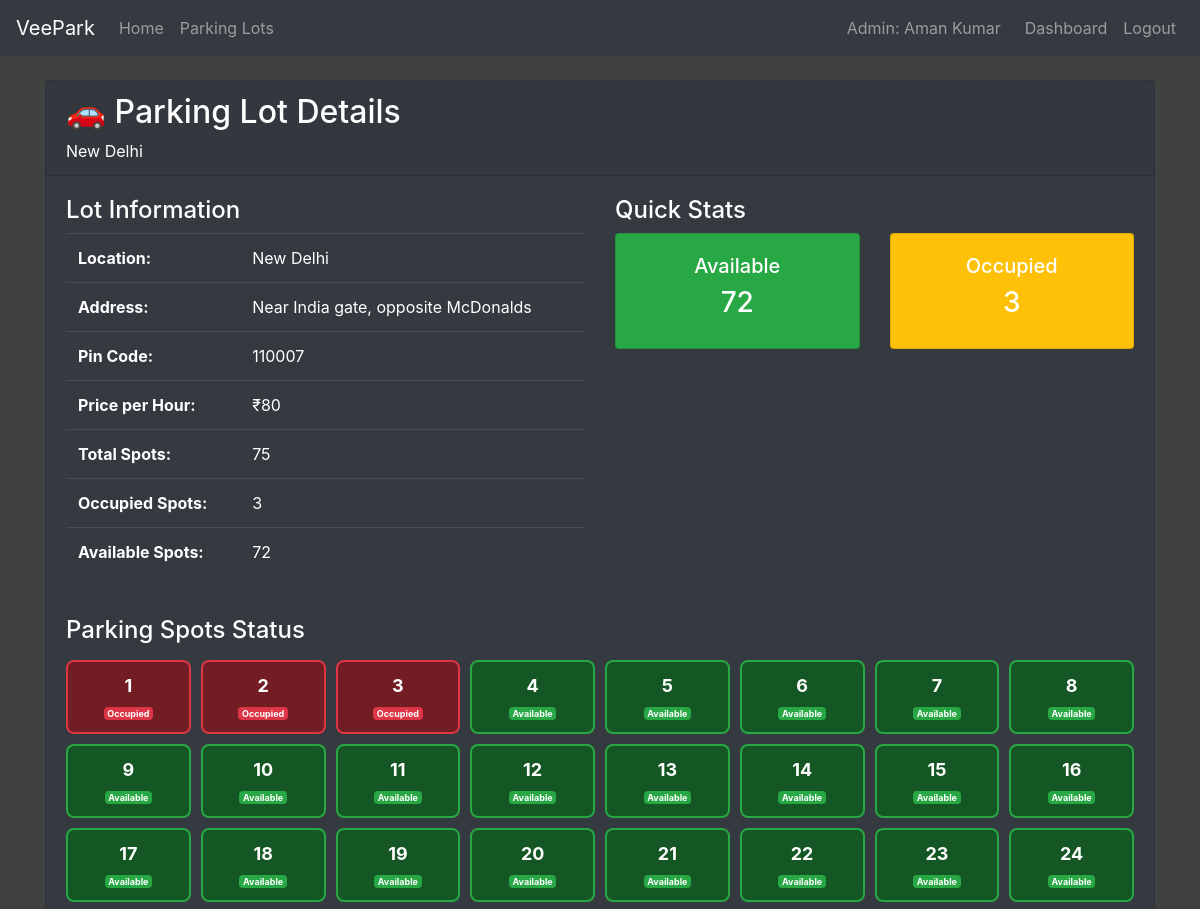
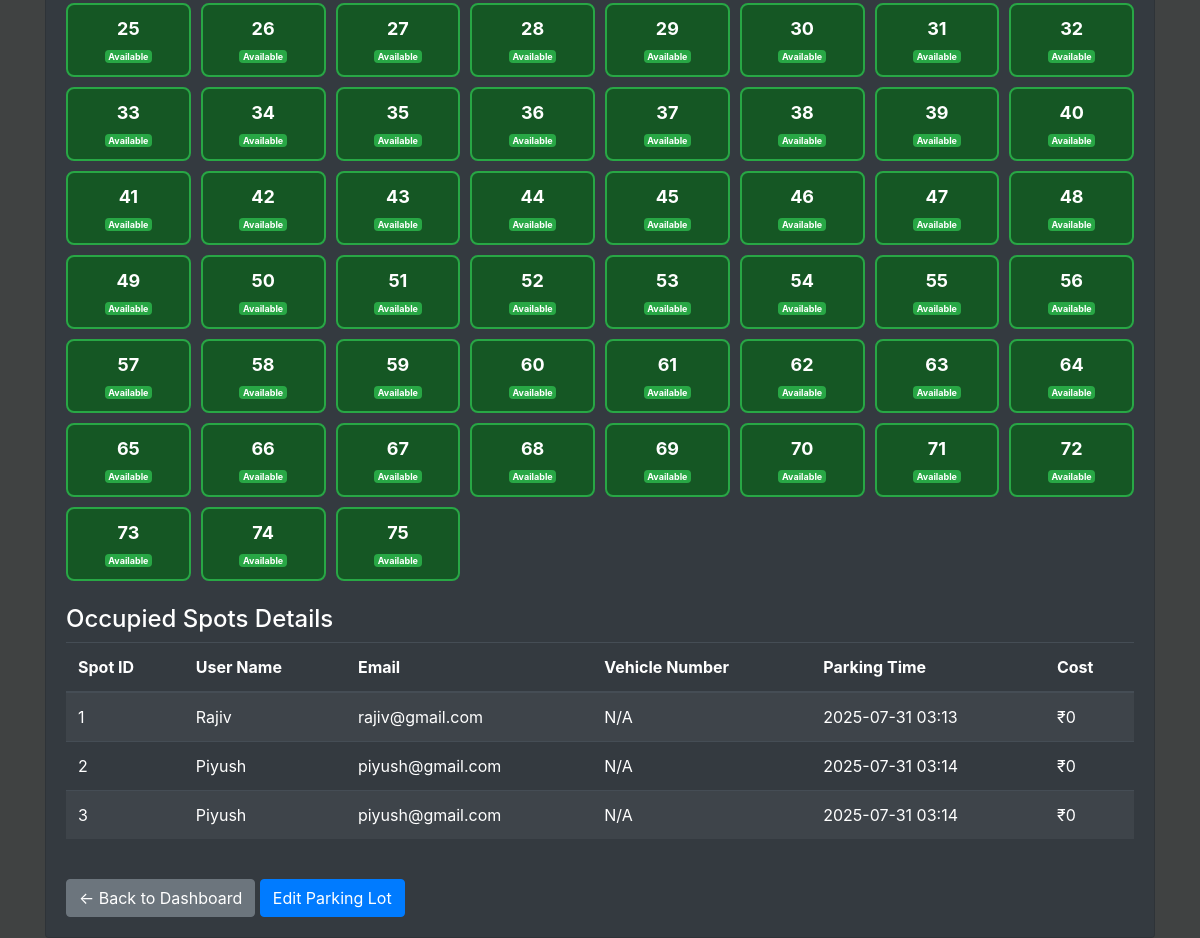
/admin/parking-lots/1 (signed in), run on an earlier commit of the app's database (2 pictures, top to bottom).
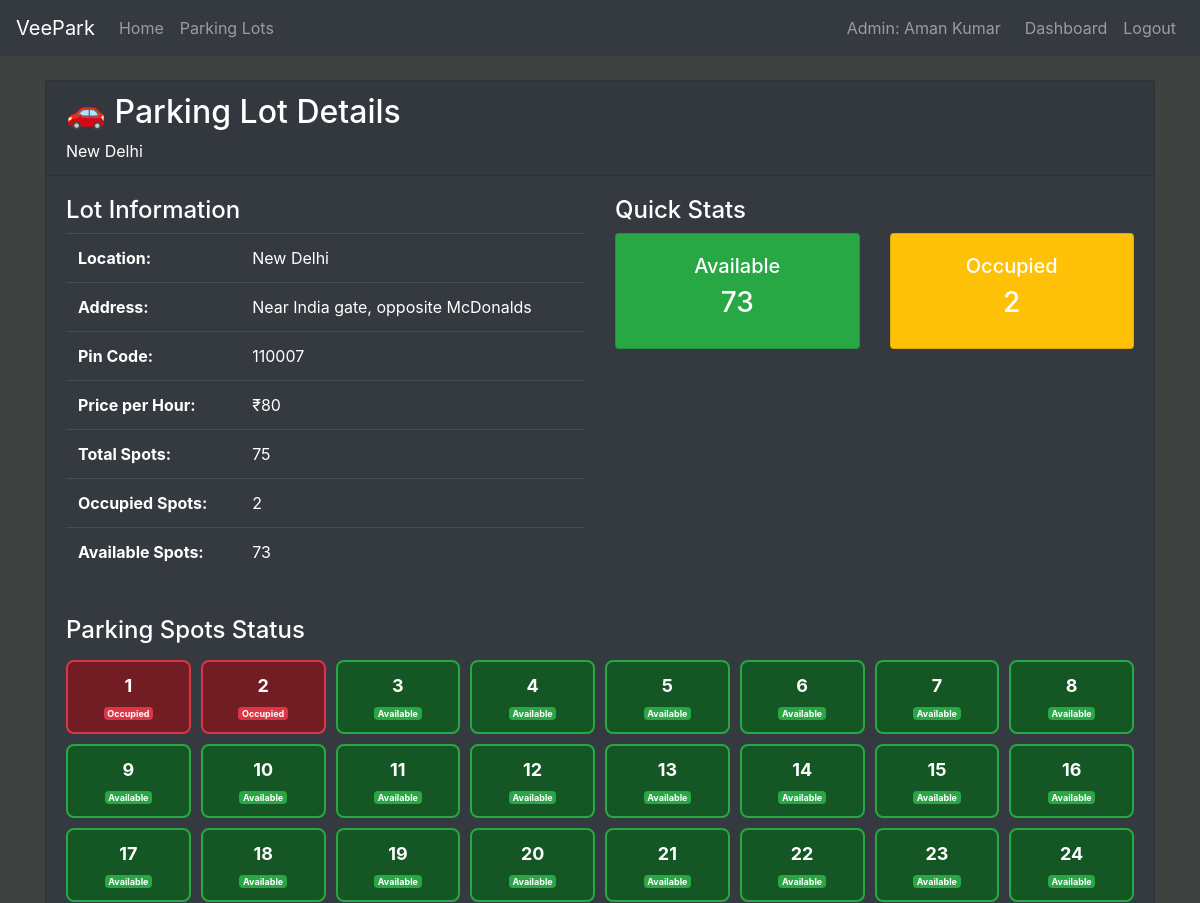
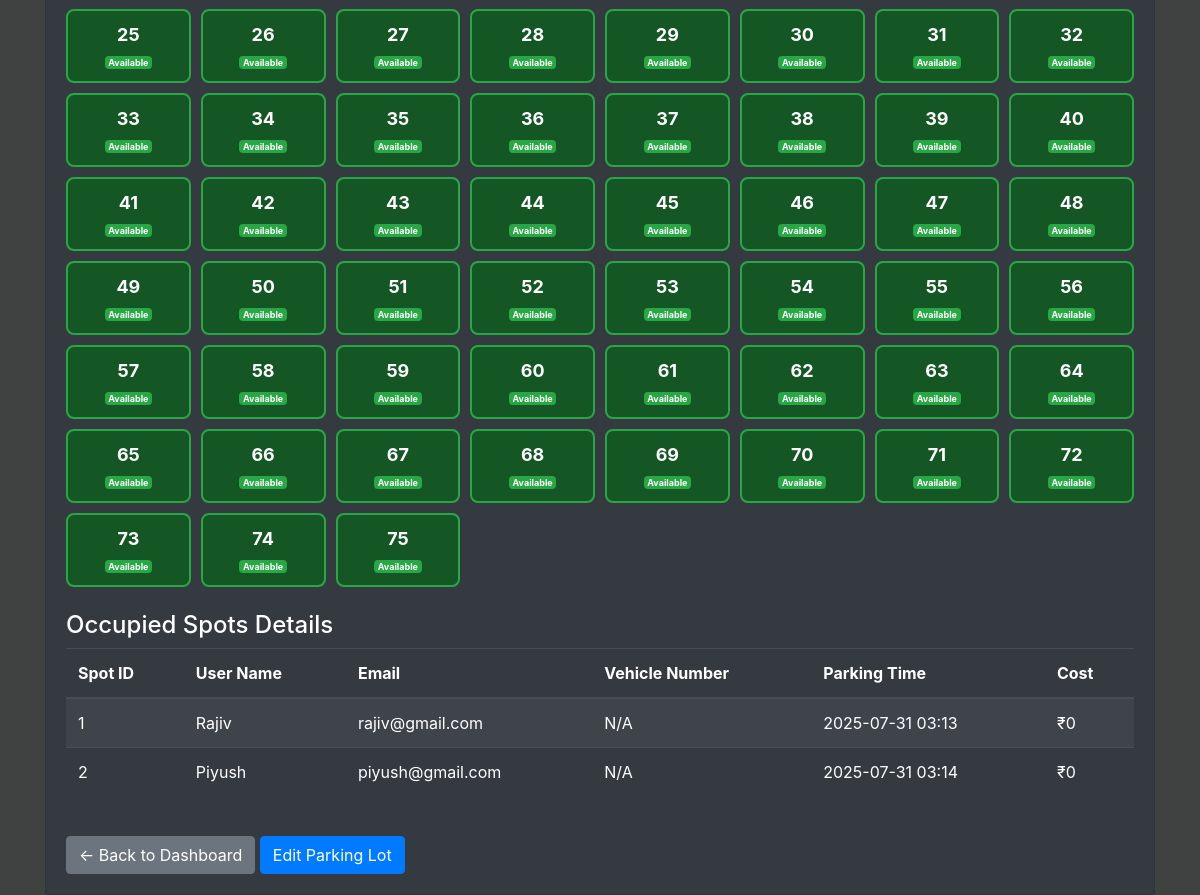
And on a later commit of the database (2 pictures, top to bottom).
### models/models.py (models this page shows, shortened)
class ParkingLot(db.Model):
    __tablename__ = 'parking_lot'
    id=db.Column(db.Integer(), primary_key=True)
    location = db.Column(db.String(50), nullable=False)
    pincode=db.Column(db.Integer(), nullable=False)
    price=db.Column(db.Integer(), nullable=False)
    maxSpots=db.Column(db.Integer(), nullable=False)
    address=db.Column(db.String(200), nullable=False)
    occupied=db.Column(db.Integer(), default=0)
    parking_spots = db.relationship('ParkingSpot', backref='parking_lot', lazy=True)

class ParkingSpot(db.Model):
    __tablename__ = 'parking_spot'
    id=db.Column(db.Integer(), primary_key=True)
    lotid=db.Column(db.Integer(), db.ForeignKey('parking_lot.id'), nullable=False)
    status = db.Column(db.String(5), default="A")
    veichleNumber=db.Column(db.String(20), nullable=True)

class User(db.Model):
    __tablename__ = 'user'
    id= db.Column(db.Integer(), primary_key=True)
    fullname = db.Column(db.String(30), nullable = False)
    email = db.Column(db.String(25), unique = True,nullable = False)
    password = db.Column(db.String(), nullable= False)
    role = db.Column(db.String(10), nullable=False, default='user')
    status=db.Column(db.Integer(), nullable=False)
    reservations_by_email = db.relationship('ReserveParkingSpot', backref='user_email_rel', foreign_keys='ReserveParkingSpot.email', primaryjoin="User.email == ReserveParkingSpot.email", lazy=True)

class ReserveParkingSpot(db.Model):
    __tablename__ = 'reserve_parking_spot'
    id=db.Column(db.Integer(), primary_key=True)
    spotid=db.Column(db.Integer(), db.ForeignKey('parking_spot.id'), nullable=False)
    lotid=db.Column(db.Integer(), db.ForeignKey('parking_lot.id'), nullable=False)
    email=db.Column(db.String(25), db.ForeignKey('user.email'), nullable=False)
    veichleNumber=db.Column(db.String(50), nullable=True)
    parking_time=db.Column(db.DateTime, nullable=False, default=datetime.datetime.now)
    release_time=db.Column(db.DateTime, nullable=True)
    parkingcost=db.Column(db.Integer(), nullable=True, default=0)
    ispaid=db.Column(db.Integer(), default=0)
    parking_spot_rel = db.relationship('ParkingSpot', backref='reservations', foreign_keys=[spotid], lazy=True)
    parking_lot_rel = db.relationship('ParkingLot', backref='reservations', foreign_keys=[lotid], lazy=True)

### controllers/controllers.py (the view)
@controllers.route('/admin/parking-lots/<int:lot_id>')
def view_parking_lot_details(lot_id):
    if not session.get('user_id') or session.get('user_role') != 'admin':
        flash('Access denied. Admin login required.', 'danger')
        return redirect(url_for('controllers.admin_login'))
    parking_lot = ParkingLot.query.get_or_404(lot_id)
    parking_spots = ParkingSpot.query.filter_by(lotid=lot_id).all()
    occupied_spots_with_details = []
    for spot in parking_spots:
        if spot.status == "O":
            reservation = ReserveParkingSpot.query.filter_by(spotid=spot.id).first()
            if reservation:
                occupied_spots_with_details.append({
                    'spot': spot,
                    'reservation': reservation,
                    'user': User.query.filter_by(email=reservation.email).first()
                })
    return render_template('parking_lot_details.html',
                         parking_lot=parking_lot,
                         parking_spots=parking_spots,
                         occupied_spots_with_details=occupied_spots_with_details)

### templates/parking_lot_details.html (shortened to what this page needs)
{% extends 'index.html' %}
{% block content %}
<div class="container mt-4">
    <div class="row">
        <div class="col-12">
            <div class="card bg-dark text-white">
                <div class="card-header">
                    <h2>🚗 Parking Lot Details</h2>
                    <p class="mb-0">{{ parking_lot.location }}</p>
                </div>
                <div class="card-body">
                    <div class="row mb-4">
                        <div class="col-md-6">
                            <h4>Lot Information</h4>
                            <table class="table table-dark">
                                <tr>
                                    <td><strong>Location:</strong></td>
                                    <td>{{ parking_lot.location }}</td>
                                </tr>
                                <tr>
                                    <td><strong>Address:</strong></td>
                                    <td>{{ parking_lot.address }}</td>
                                </tr>
                                <tr>
                                    <td><strong>Pin Code:</strong></td>
                                    <td>{{ parking_lot.pincode }}</td>
                                </tr>
                                <tr>
                                    <td><strong>Price per Hour:</strong></td>
                                    <td>₹{{ parking_lot.price }}</td>
                                </tr>
                                <tr>
                                    <td><strong>Total Spots:</strong></td>
                                    <td>{{ parking_lot.maxSpots }}</td>
                                </tr>
                                <tr>
                                    <td><strong>Occupied Spots:</strong></td>
                                    <td>{{ parking_lot.occupied }}</td>
                                </tr>
                                <tr>
                                    <td><strong>Available Spots:</strong></td>
                                    <td>{{ parking_lot.maxSpots - parking_lot.occupied }}</td>
                                </tr>
                            </table>
                        </div>
                        <div class="col-md-6">
                            <h4>Quick Stats</h4>
                            <div class="row">
                                <div class="col-6">
                                    <div class="card bg-success text-white mb-2">
                                        <div class="card-body text-center">
                                            <h5>Available</h5>
                                            <h3>{{ parking_lot.maxSpots - parking_lot.occupied }}</h3>
                                        </div>
                                    </div>
                                </div>
                                <div class="col-6">
                                    <div class="card bg-warning text-white mb-2">
                                        <div class="card-body text-center">
                                            <h5>Occupied</h5>
                                            <h3>{{ parking_lot.occupied }}</h3>
                                        </div>
                                    </div>
                                </div>
                            </div>
                        </div>
                    </div>
                    <div class="row mb-4">
                        <div class="col-12">
                            <h4>Parking Spots Status</h4>
                            <div class="parking-spots-grid">
                                {% for spot in parking_spots %}
                                <div class="spot-item {% if spot.status == 'O' %}occupied{% else %}available{% endif %}">
                                    <div class="spot-number">{{ spot.id }}</div>
                                    <div class="spot-status">
                                        {% if spot.status == 'O' %}
                                            <span class="badge badge-danger">Occupied</span>
                                        {% else %}
                                            <span class="badge badge-success">Available</span>
                                        {% endif %}
                                    </div>
                                </div>
                                {% endfor %}
                            </div>
                        </div>
                    </div>
                    {% if occupied_spots_with_details %}
                    <div class="row mb-4">
                        <div class="col-12">
                            <h4>Occupied Spots Details</h4>
                            <div class="table-responsive">
                                <table class="table table-dark table-striped">
                                    <thead>
                                        <tr>
                                            <th>Spot ID</th>
                                            <th>User Name</th>
                                            <th>Email</th>
                                            <th>Vehicle Number</th>
                                            <th>Parking Time</th>
                                            <th>Cost</th>
                                        </tr>
                                    </thead>
                                    <tbody>
                                        {% for item in occupied_spots_with_details %}
                                        <tr>
                                            <td>{{ item.spot.id }}</td>
                                            <td>{{ item.user.fullname if item.user else 'N/A' }}</td>
                                            <td>{{ item.reservation.email }}</td>
                                            <td>{{ item.reservation.veichleNumber or 'N/A' }}</td>
                                            <td>{{ item.reservation.parking_time.strftime('%Y-%m-%d %H:%M') }}</td>
                                            <td>₹{{ item.reservation.parkingcost or 0 }}</td>
                                        </tr>
                                        {% endfor %}
                                    </tbody>
                                </table>
                            </div>
                        </div>
                    </div>
                    {% endif %}
                    <div class="mt-4">
                        <a href="{{ url_for('controllers.admin_dashboard') }}" class="btn btn-secondary">
                            ← Back to Dashboard
                        </a>
                        <a href="{{ url_for('controllers.edit_parking_lot', lot_id=parking_lot.id) }}" class="btn btn-primary">
                            Edit Parking Lot
                        </a>
                    </div>
                </div>
            </div>
        </div>
    </div>
</div>
{% endblock %}

### templates/index.html (shortened to what this page needs)
<!doctype html>
<html lang="en">
    <head>
        <link rel="stylesheet" href="https://cdn.jsdelivr.net/npm/bootstrap@4.5.3/dist/css/bootstrap.min.css">
    </head>
    <body>
        <nav class="navbar navbar-expand-md navbar-dark bg-dark">
        <a class="navbar-brand" href="/">VeePark</a>
        <div class="collapse navbar-collapse" id="navbarNav">
            <ul class="navbar-nav mr-auto">
                <li class="nav-item">
                    <a class="nav-link" href="{{url_for('controllers.home')}}">Home</a>
                </li>
                {% if session.get('user_id') %}
                    <li class="nav-item">
                        <a class="nav-link" href="{{url_for('controllers.parking_lots')}}">Parking Lots</a>
                    </li>
                {% endif %}
            </ul>
            <ul class="navbar-nav">
                {% if session.get('user_id') %}
                    {% if session.get('user_role') == 'admin' %}
                        <li class="nav-item">
                            <span class="navbar-text mr-3">Admin: {{ session.get('user_fullname', 'Admin') }}</span>
                        </li>
                        <li class="nav-item">
                            <a class="nav-link" href="{{url_for('controllers.admin_dashboard')}}">Dashboard</a>
                        </li>
                    {% endif %}
                    <li class="nav-item">
                        <a class="nav-link" href="{{url_for('controllers.logout')}}">Logout</a>
                    </li>
                {% endif %}
            </ul>
        </div>
        </nav>
        {% block content %}
        {% endblock %}
    </body>
    </html>

### templates/index.html (style rules this page uses)
body { background-color: #404242; color:white }

### templates/parking_lot_details.html (style rules this page uses)
.parking-spots-grid { display: grid; grid-template-columns: repeat(auto-fill, minmax(120px, 1fr)); gap: 10px; margin-top: 15px; }
.spot-item { border: 2px solid #666; border-radius: 8px; padding: 10px; text-align: center; background-color: #2c3e50; }
.spot-item.available { border-color: #28a745; background-color: #155724; }
.spot-item.occupied { border-color: #dc3545; background-color: #721c24; }
.spot-number { font-size: 18px; font-weight: bold; margin-bottom: 5px; }
.spot-status { font-size: 12px; }

What changed in the data, as far as the page shows it:
no longer on this page (row edited): ReserveParkingSpot: reservation.email "piyush@gmail.com", reservation "N/A", reservation.parking_time "2025-07-31 03:14", reservation "0"
changed ParkingLot "New Delhi": occupied "3" → "2"; parking_lot.maxSpots-parking_lot.occupied "72" → "73"
changed ParkingSpot id 3: status "Occupied" → "Available"
Also different on the page:
list line gone: "3"
list line gone: "Piyush"
